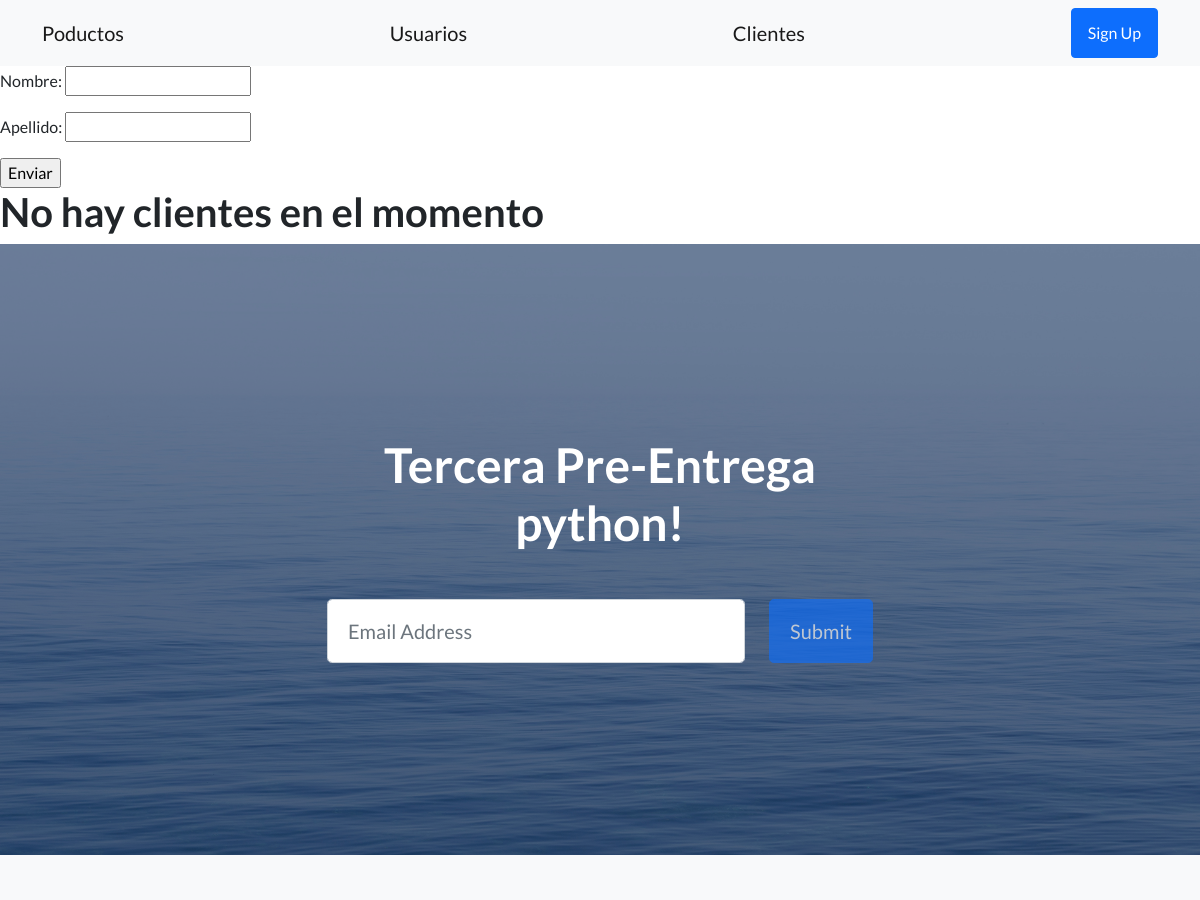
The app's page /coder/clientes/ (upper part), older data.
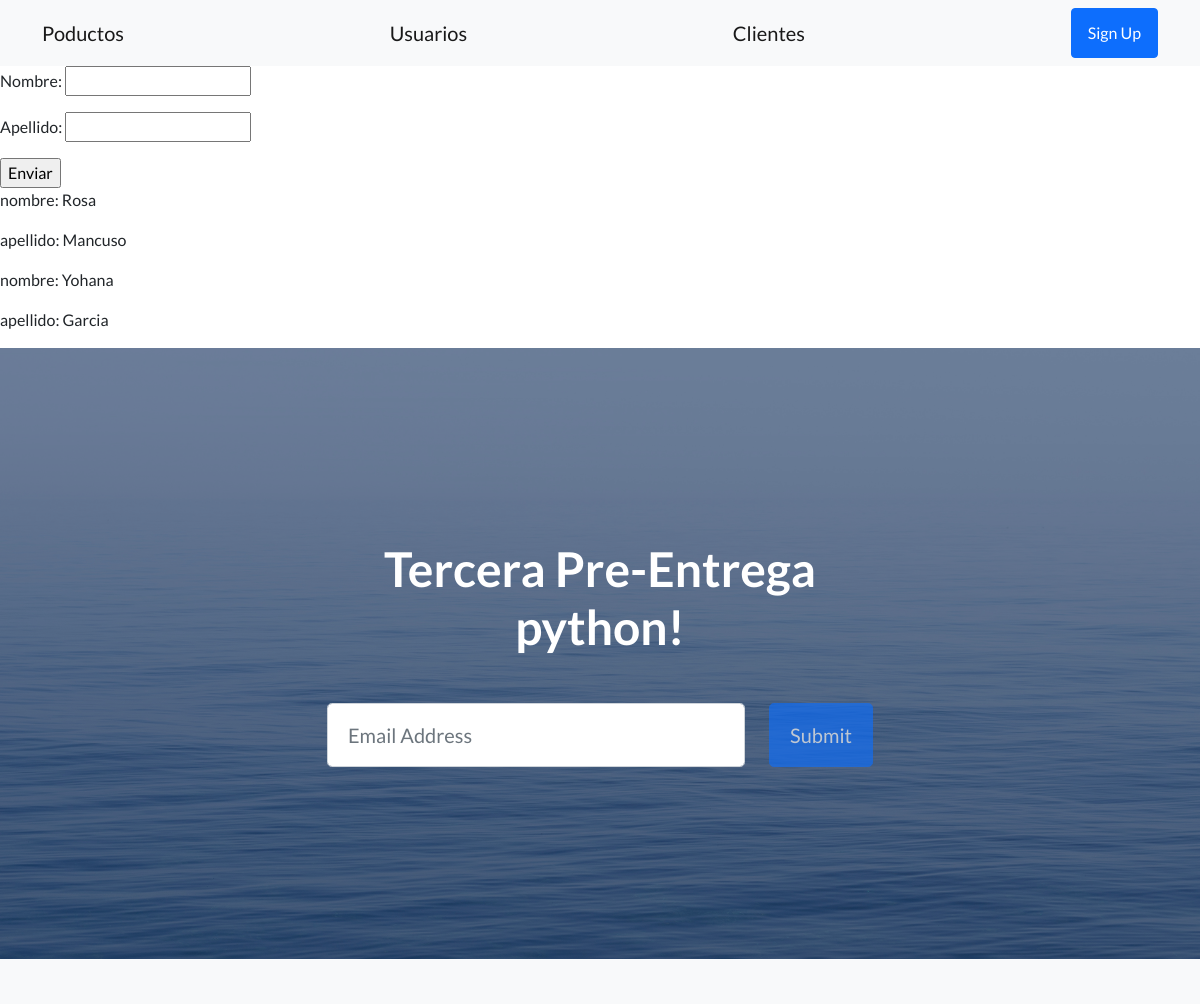
The same page, newer data.
### AppCoder/models.py (models this page shows, shortened)
class Usuario(models.Model):
    nombre = models.CharField(max_length=30)
    apellido = models.CharField(max_length=30)

class Cliente(Usuario):
    direccion = models.CharField(max_length=30)

class Usuario(models.Model):
    nombre = models.CharField(max_length=30)
    apellido = models.CharField(max_length=30)

### AppCoder/views.py (the view)
# urls.py: path('clientes/', cliente, name="AppCoderClientes"),
def cliente(request):
    if request.method=="POST":
        mi_formulario=ClienteForm(request.POST)
        if mi_formulario.is_valid():
            informacion=mi_formulario.cleaned_data
            cliente_save=Cliente(nombre=informacion['nombre'], apellido=informacion['apellido'])
            cliente_save.save()
    all_clientes=Cliente.objects.all()
    context={"clientes": all_clientes, "form":ClienteForm}
    return render(request, "AppCoder/clientes.html", context=context)

### templates/AppCoder/clientes.html (shortened to what this page needs)
{% extends 'base.html' %}
{% block contenido_cambia %}
<form action="{% url 'AppCoderClientes' %}" method="post">
    {{ form.as_p }}
    <input type="submit" value="Enviar">
</form>
    {% if clientes %}
        {% for cliente in clientes %}
            <p>nombre: {{cliente.nombre}}</p>
            <p>apellido: {{cliente.apellido}}</p>
        {% endfor %}
    {% else %}
    <h1>No hay clientes en el momento</h1>
    {% endif %}
{% endblock %}

Row changes from the older to the newer data that the page shows:
added Cliente: nombre "Rosa", apellido "Mancuso"
added Cliente: nombre "Yohana", apellido "Garcia"
Text that changed along with them:
text no longer shown: "No hay clientes en el momento"
